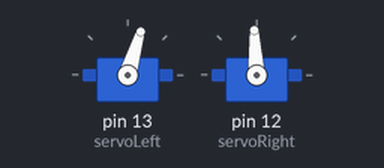
The sketch below on a simulated Arduino Uno, built with avr-gcc and run on an emulated ATmega328P. On the bench: 2 × servo.

Above: at 0.1 s.
At 1.1 s:
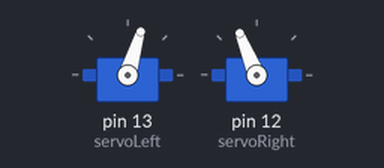
Timing chart, 0 to 2.6 s (numbered marks = the images above):
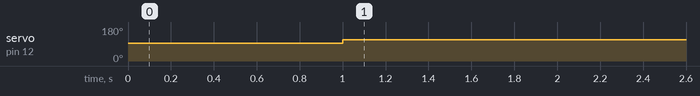

Measured:
- by itself, servo on pin 12 (servoRight): 93° → 112° at 1.0 s

The sketch:

robot_1.ino
```cpp
#include <servo.h>
Servo servoRight;
Servo servoLeft;

void setup() {
  // put your setup code here, to run once:
servoLeft.attach(13);
servoRight.attach(12);
servoLeft.writeMicroseconds(1500);
servoRight.writeMicroseconds(1500);
}
void moveServosLeft(){
  servoLeft.writeMicroseconds(1300);

}
 void moveServosRight(){
  servoRight.writeMicroseconds(1700);
 }
// void moveServosForward(){
//  moveServosLeft()
//  moveServosRight()
// }

// void moveServosBackwards(){
void loop() {
  // put your main code here, to run repeatedly:
moveServosLeft();
delay(1000);
moveServosRight();
delay (1000);

}
```
